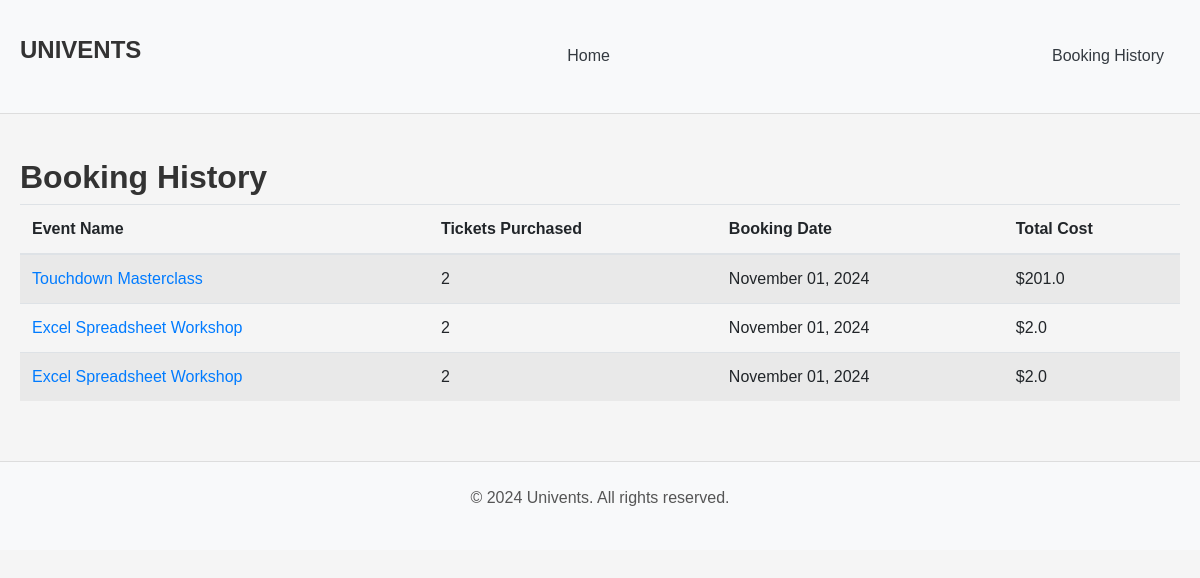
The page /user_bookings (signed in) on the database as committed earlier.
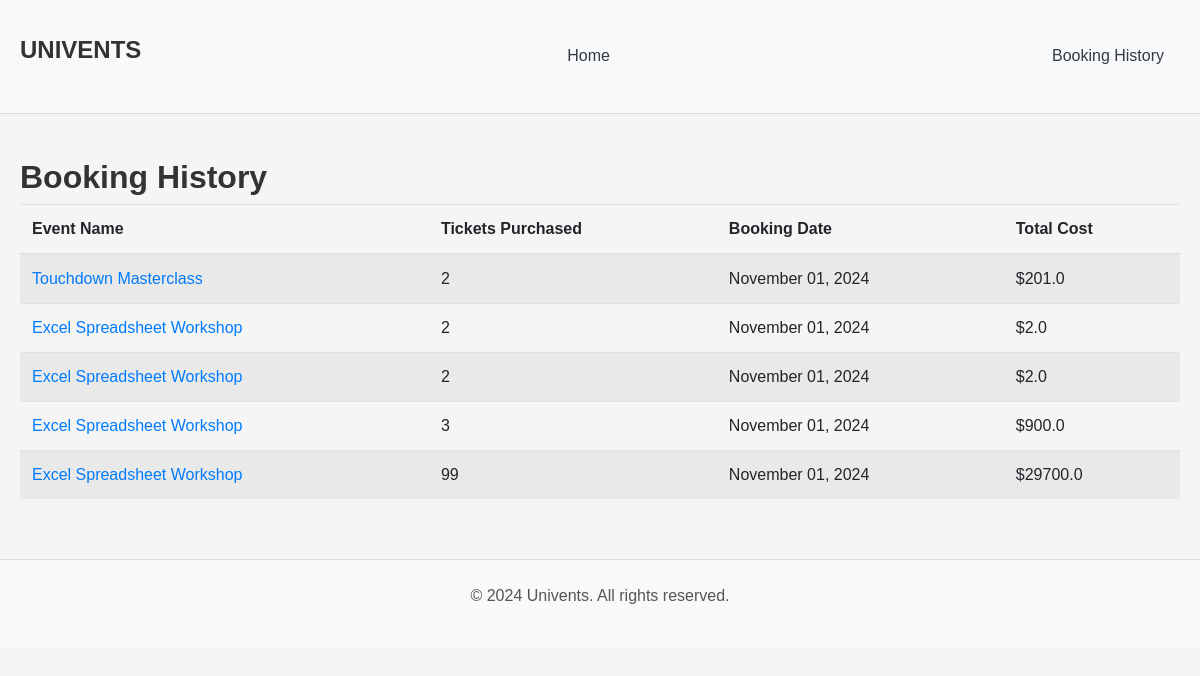
The same page on the database as committed later.
### website/models.py (models this page shows, shortened)
class Order(db.Model):
    id = db.Column(db.Integer, primary_key=True, autoincrement=True)
    order_date = db.Column(db.DateTime, default=datetime.utcnow, nullable=False)
    quantity = db.Column(db.Integer, nullable=False)
    price = db.Column(db.Float, nullable=False)
    user_id = db.Column(db.Integer, db.ForeignKey('user.id'), nullable=False)
    event_id = db.Column(db.Integer, db.ForeignKey('event.id'), nullable=False)

class Event(db.Model):
    id = db.Column(db.Integer, primary_key=True, autoincrement=True)
    name = db.Column(db.String(100), nullable=False)
    description = db.Column(db.Text, nullable=False)
    category = db.Column(db.String(50), nullable=False)
    image_url = db.Column(db.String(200), nullable=False)
    status = db.Column(db.String(20), default='Open')  # 'Open', 'Inactive', 'Sold Out', 'Cancelled'
    location_name = db.Column(db.String(100), nullable=False)
    address = db.Column(db.String(200), nullable=False)
    city = db.Column(db.String(50), nullable=False)
    state = db.Column(db.String(50), nullable=False)
    zip_code = db.Column(db.String(20), nullable=False)
    start_date = db.Column(db.Date, nullable=False)
    start_time = db.Column(db.Time, nullable=False)
    end_date = db.Column(db.Date, nullable=False)
    end_time = db.Column(db.Time, nullable=False)
    user_id = db.Column(db.Integer, db.ForeignKey('user.id'), nullable=False)
    price_per_ticket = db.Column(db.Float, nullable=False, default=0.0)
    comments = db.relationship('Comment', backref='event', lazy=True)
    orders = db.relationship('Order', backref='event', lazy=True)

### website/views.py (the view)
@main_bp.route('/user_bookings')
@login_required
def user_bookings():
    orders = Order.query.filter_by(user_id=current_user.id).all()
    return render_template('user_bookings.html', orders=orders)

### website/__init__.py (called while the page is built)
def create_app():
   app = Flask(__name__)  # this is the name of the module/package that is calling this app
   app.debug = True  # Should be set to false in a production environment
   app.secret_key = 'somesecretkey'
   app.config['SQLALCHEMY_DATABASE_URI'] = f"sqlite:///{os.path.join(app.instance_path, 'sitedata.sqlite')}"
   app.config['UPLOAD_FOLDER'] = os.path.join('website', 'static', 'uploads')  # Path for image uploads
   db.init_app(app)
   Bootstrap5(app)
   login_manager = LoginManager()
   login_manager.login_view = 'auth.login'  # Set the login view
   login_manager.init_app(app)
   from .models import User
   @login_manager.user_loader
   def load_user(user_id):
      return db.session.scalar(db.select(User).where(User.id == user_id))
   from . import views
   app.register_blueprint(views.main_bp)
   from . import auth
   app.register_blueprint(auth.auth_bp)
   return app

### website/templates/user_bookings.html (shortened to what this page needs)
<!DOCTYPE html>
<html lang="en">
<head>
    <link href="https://stackpath.bootstrapcdn.com/bootstrap/4.5.2/css/bootstrap.min.css" rel="stylesheet">
    <link href="{{ url_for('static', filename='styles/styles.css') }}" rel="stylesheet">
</head>
<body>
    <header class="bg-light py-3">
        <div class="container">
            <h5 class="card-title">UNIVENTS</h5>
            <a href="{{ url_for('main.index') }}" class="mx-3 text-dark">Home</a>
            <a href="{{ url_for('main.user_bookings') }}" class="mx-3 text-dark">Booking History</a>
        </div>
    </header>
    <div class="container mt-4">
        <h2>Booking History</h2>
        {% if orders %}
            <table class="table table-striped">
                <thead>
                    <tr>
                        <th>Event Name</th>
                        <th>Tickets Purchased</th>
                        <th>Booking Date</th>
                        <th>Total Cost</th>
                    </tr>
                </thead>
                <tbody>
                    {% for order in orders %}
                    <tr>
                        <td><a href="{{ url_for('main.event_detail', event_id=order.event.id) }}">{{ order.event.name }}</a></td>
                        <td>{{ order.quantity }}</td>
                        <td>{{ order.order_date.strftime('%B %d, %Y') }}</td>
                        <td>${{ order.price }}</td>
                    </tr>
                    {% endfor %}
                </tbody>
            </table>
        {% else %}
            <p>No bookings found.</p>
        {% endif %}
    </div>
    <footer class="bg-light py-4 text-center mt-4">
        <p>&copy; 2024 Univents. All rights reserved.</p>
    </footer>
</body>
</html>

Rows that differ between the two databases and show on the page:
added Order: event.name "Excel Spreadsheet Workshop", quantity "3", order_date "November 01, 2024", price "900.0"
added Order: event.name "Excel Spreadsheet Workshop", quantity "99", order_date "November 01, 2024", price "29700.0"
